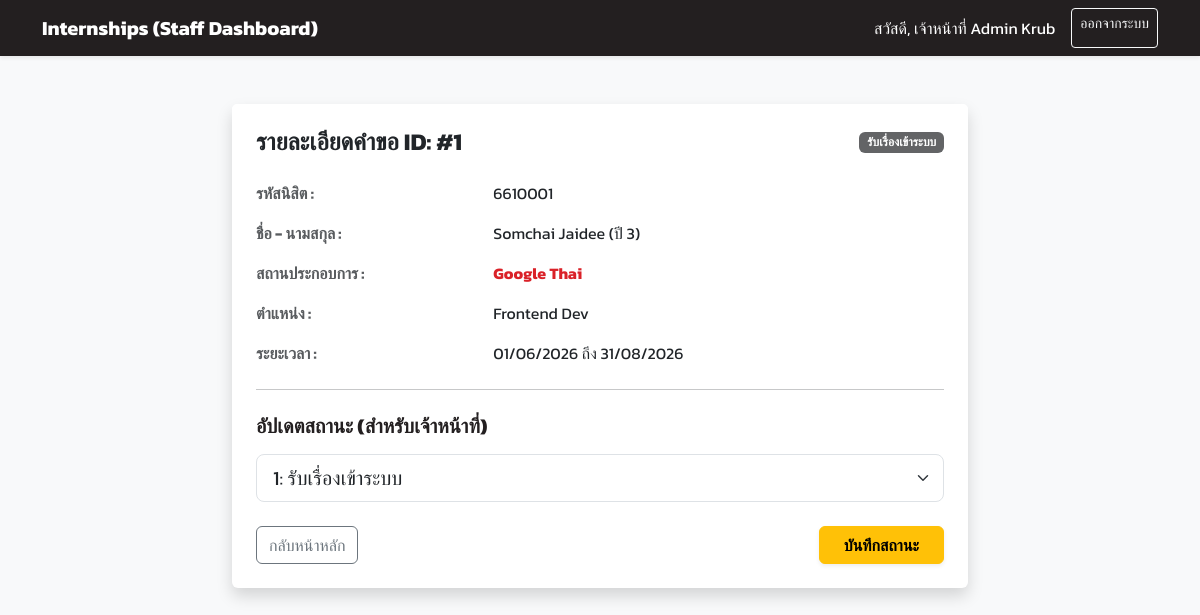
Before: /staff_view.php?id=1 (signed in) with the older database file.
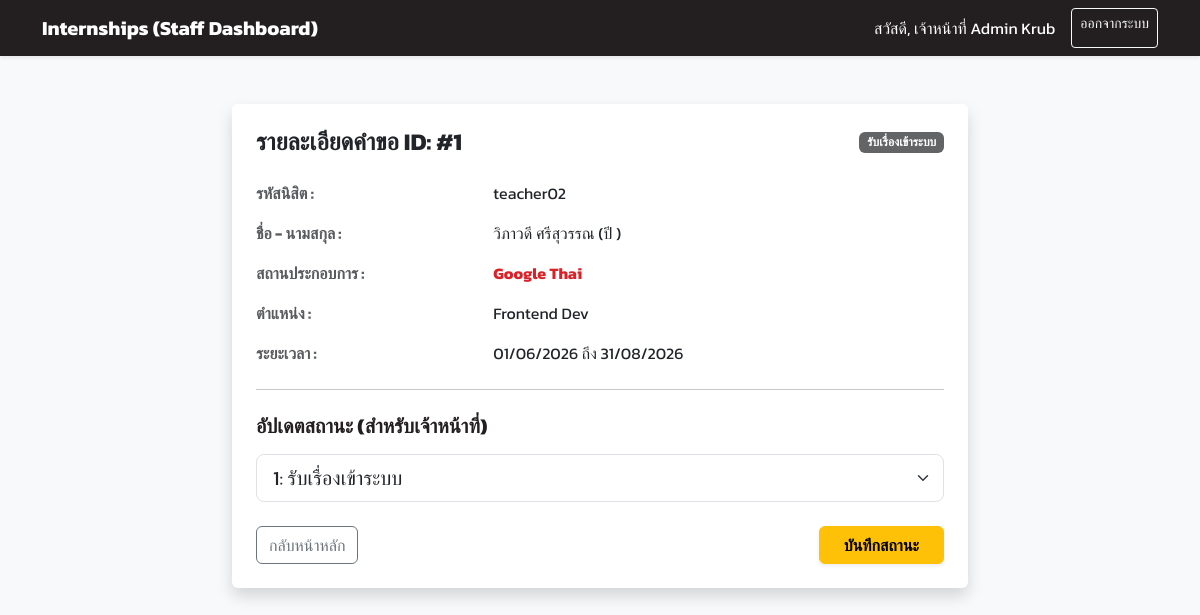
After: the same page with the newer database file.
### tables this page shows
CREATE TABLE `internship_requests` (
  `id` int(11) NOT NULL AUTO_INCREMENT,
  `student_id` int(11) NOT NULL,
  `company_name` varchar(255) NOT NULL,
  `position` varchar(255) NOT NULL,
  `start_date` date NOT NULL,
  `end_date` date NOT NULL,
  `status` int(11) NOT NULL DEFAULT 1 COMMENT '1: Received, 2: Advisor Approved, 3: Letter Issued, 4: Finished, 9: Canceled',
  `created_at` timestamp NOT NULL DEFAULT CURRENT_TIMESTAMP,
  PRIMARY KEY (`id`),
  FOREIGN KEY (`student_id`) REFERENCES `users`(`id`) ON DELETE CASCADE
);

CREATE TABLE `users` (
  `id` int(11) NOT NULL AUTO_INCREMENT,
  `username` varchar(50) NOT NULL UNIQUE,
  `password` varchar(255) NOT NULL,
  `role` enum('student','staff','teacher') NOT NULL,
  `first_name` varchar(100) NOT NULL,
  `last_name` varchar(100) NOT NULL,
  `title` varchar(50) DEFAULT NULL,
  `year_level` int(11) DEFAULT NULL,
  `profile_image` varchar(255) DEFAULT NULL,
  `education` text DEFAULT NULL,
  PRIMARY KEY (`id`)
);

### staff_view.php (the view, shortened to what this page needs)
<?php
include 'config.php';
$request_id = intval($_GET['id']);
$sql = "SELECT ir.*, u.first_name, u.last_name, u.username as student_id_code, u.year_level
        FROM internship_requests ir
        JOIN users u ON ir.student_id = u.id
        WHERE ir.id = $request_id";
$result = $conn->query($sql);
$row = $result->fetch_assoc();
?>
<!DOCTYPE html>
<html lang="th">
<head>
    <link href="https://cdn.jsdelivr.net/npm/bootstrap@5.3.0/dist/css/bootstrap.min.css" rel="stylesheet">
    <link rel="stylesheet" href="swu-theme.css">
</head>
<body>
<nav class="navbar navbar-expand-lg navbar-dark bg-dark shadow-sm">
  <div class="container">
    <a class="navbar-brand fw-bold" href="staff_dashboard.php">Internships (Staff Dashboard)</a>
    <div class="d-flex">
        <span class="navbar-text text-white me-3">สวัสดี, เจ้าหน้าที่ <?= $_SESSION['name'] ?></span>
        <a href="logout.php" class="btn btn-outline-light btn-sm">ออกจากระบบ</a>
    </div>
  </div>
</nav>
<div class="container mt-5">
    <div class="row justify-content-center">
        <div class="col-md-8">
            <div class="card shadow border-0">
                <div class="card-header bg-white pb-0 border-0 pt-4 px-4 d-flex justify-content-between align-items-center">
                    <h4 class="fw-bold mb-0">รายละเอียดคำขอ ID: #<?= $row['id'] ?></h4>
                    <?= getStatusLabel($row['status']) ?>
                </div>
                <div class="card-body p-4">
                    <div class="row mb-3">
                        <div class="col-md-4 text-muted fw-bold">รหัสนิสิต :</div>
                        <div class="col-md-8"><?= htmlspecialchars($row['student_id_code']) ?></div>
                    </div>
                    <div class="row mb-3">
                        <div class="col-md-4 text-muted fw-bold">ชื่อ - นามสกุล :</div>
                        <div class="col-md-8"><?= htmlspecialchars($row['first_name'] . ' ' . $row['last_name']) ?> (ปี <?= $row['year_level'] ?>)</div>
                    </div>
                    <div class="row mb-3">
                        <div class="col-md-4 text-muted fw-bold">สถานประกอบการ :</div>
                        <div class="col-md-8 fw-bold text-primary"><?= htmlspecialchars($row['company_name']) ?></div>
                    </div>
                    <div class="row mb-3">
                        <div class="col-md-4 text-muted fw-bold">ตำแหน่ง :</div>
                        <div class="col-md-8"><?= htmlspecialchars($row['position']) ?></div>
                    </div>
                    <div class="row mb-3">
                        <div class="col-md-4 text-muted fw-bold">ระยะเวลา :</div>
                        <div class="col-md-8"><?= date('d/m/Y', strtotime($row['start_date'])) ?> ถึง <?= date('d/m/Y', strtotime($row['end_date'])) ?></div>
                    </div>
                    <hr class="my-4">
                    <h5 class="fw-bold text-dark mb-3">อัปเดตสถานะ (สำหรับเจ้าหน้าที่)</h5>
                    <form method="POST" action="">
                        <div class="mb-3">
                            <select class="form-select form-select-lg" name="status" required>
                                <option value="1" <?= $row['status'] == 1 ? 'selected' : '' ?>>1: รับเรื่องเข้าระบบ</option>
                            </select>
                        </div>
                        <div class="d-flex justify-content-between mt-4">
                            <a href="staff_dashboard.php" class="btn btn-outline-secondary">กลับหน้าหลัก</a>
                            <button type="submit" class="btn btn-warning fw-bold px-4 shadow-sm">บันทึกสถานะ</button>
                        </div>
                    </form>
                </div>
            </div>
        </div>
    </div>
</div>
</body>
</html>

Changed rows visible on the page:
changed through a linked row, internship_requests "Google Thai": student.username "6610001" → "teacher02"; student.last_name "Somchai Jaidee" → "วิภาวดี ศรีสุวรรณ"; student.year_level "3" → (not shown)
